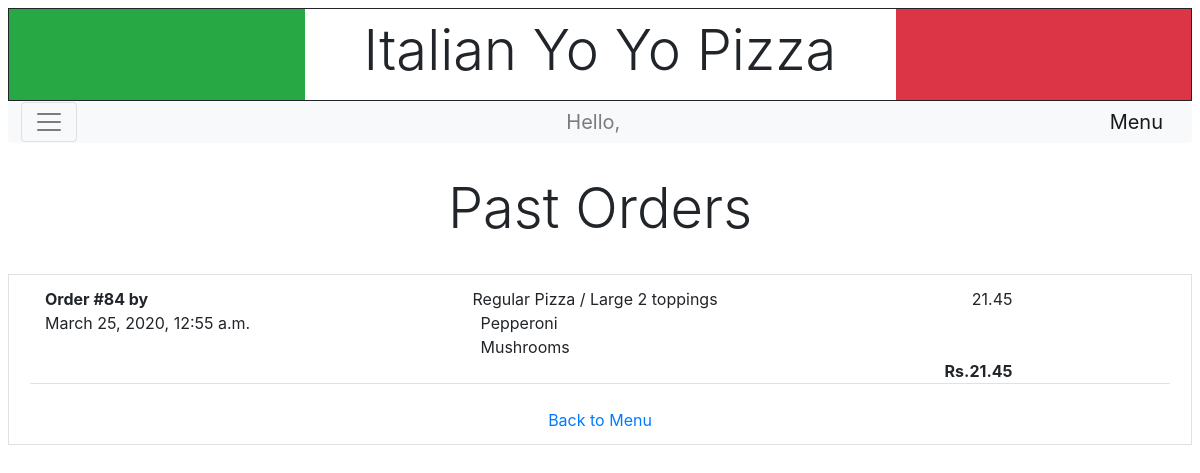
The page /history (signed in) on the database as committed earlier.
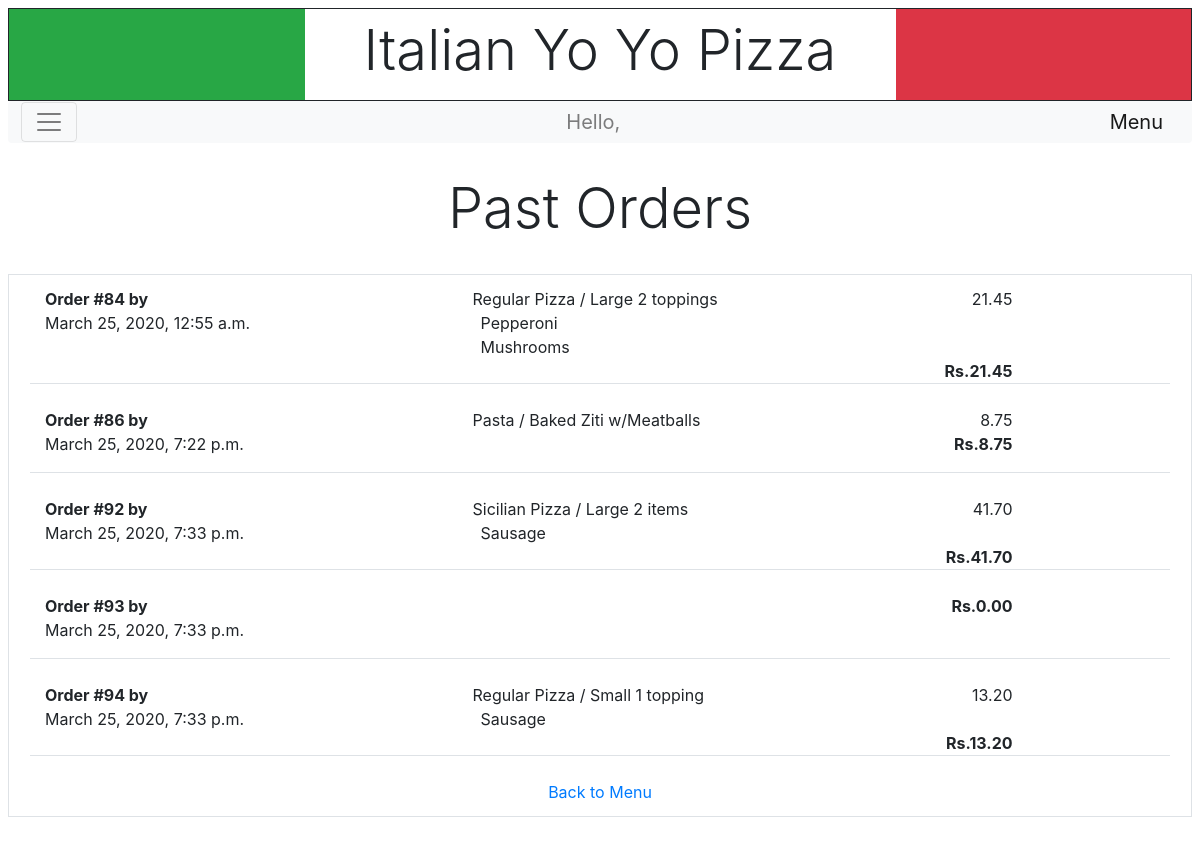
The same page on the database as committed later.
### orders/models.py (models this page shows)
class Order(models.Model):
    customer = models.ForeignKey(
        User,
        null=True,
        on_delete=models.CASCADE,
        related_name='orders'
    )
    timestamp = models.DateTimeField(auto_now=True)
    total = models.DecimalField(max_digits=6, decimal_places=2, default=0)
    in_cart = models.BooleanField(default=True)
    placed = models.BooleanField(default=False)
    completed = models.BooleanField(default=False)
    def __str__(self):
        return f'Order #{self.id} by {self.customer.first_name}'

class OrderItem(models.Model):
    order = models.ForeignKey(
        Order,
        on_delete=models.CASCADE,
        null=True,
        related_name='items'
    )
    category = models.CharField(max_length=20)
    kind = models.CharField(max_length=30)
    price = models.DecimalField(max_digits=5, decimal_places=2)
    size = models.CharField(max_length=5, blank=True)
    toppings = models.ManyToManyField(
        PizzaTopping,
        blank=True,
        related_name='pizza'
    )
    extra = models.BooleanField(default=False)
    extras = models.ManyToManyField(SubExtra, blank=True, related_name='sub')
    def __str__(self):
        if self.extra:
            return f'+ {self.kind}'
        if self.toppings:
            return f'{self.category} / {self.size} {self.kind}'
        else:
            return f'{self.category} / {self.size} {self.kind}'

class PizzaTopping(models.Model):
    name = models.CharField(max_length=20)
    def __str__(self):
        return f'{self.name}'

### orders/views.py (the view)
# urls.py: path('history', views.history_view, name='history'),
@login_required(redirect_field_name='index')
def history_view(request):
    username = request.user
    customer = User.objects.get(username=username)
    orders = Order.objects.filter(completed=True, customer=customer)
    context = {
        'message': None,
        'orders': orders,
        'cartcount': cart_count(username)
    }
    return render(request, 'orders/history.html', context)

### orders/custom.py (called while the page is built)
def cart_count(customer):
    try:
        cart = Order.objects.get(customer=customer, in_cart=True)
    except Order.MultipleObjectsReturned:
        raise Http404("More than one cart found.")
    except Order.DoesNotExist:
        return 0
    else:
        return cart.items.exclude(category='Subs', extra=True).count()

### orders/templates/orders/history.html (shortened to what this page needs)
{% extends "orders/base.html" %}
{% block body %}
<table class="text-center">
  <tr class="topbottomspace">
    <th><h2 class="display-4">Past Orders</h2></th>
  </tr>
</table>
<div class="table responsive">
  <table class="table table-bordered">
    <tbody>
     <tr>
       <td>
          <div class="container">
          {% if not orders %}
            <div class="row justify-content-center">
              Empty.
            </div>
          {% else %}
            <div class="row justify-content-center">
            {% for order in orders %}
              <div class="col-2 col-md-4 col-lg-3 border-bottom mb-4">
                <ul class="list-unstyled">
                  <li><span style="font-weight: bold">{{ order }}</span></li>
                  <li>{{ order.timestamp }}</li>
                </ul>
              </div>
              <div class="col-10 col-sm-10 col-md-8 col-lg-9 border-bottom mb-4">
              {% for item in order.items.all %}
                <div class="row justify-content-center">
                  <div class="col-9 col-md-9 col-lg-6">
                    {{ item }}
                  {% if item.toppings.all|length > 0 %}
                    <ul class="list-unstyled mb-0" style="padding-left: 0.5em">
                    {% for topping in item.toppings.all %}
                      <li>{{ topping }}</li>
                    {% endfor %}
                    </ul>
                  {% endif %}
                  </div>
                  <div class="col-3 col-sm-3 col-md-3 col-lg-2 text-right">
                    {{ item.price }}
                  </div>
                </div>
              {% endfor %}
                <div class="row justify-content-center">
                  <div class="col-9 col-md-9 col-lg-6">
                  </div>
                  <div style="font-weight: bold" class="col-3 col-sm-3 col-md-3 col-lg-2 text-right">
                    Rs.{{ order.total }}
                  </div>
                </div>
              </div>
            {% endfor %}
            </div>
            <div class="row justify-content-center">
              <a href="{% url 'index' %}">Back to Menu</a>
            </div>
          {% endif %}
          </div>
        </td>
      </tr>
    </tbody>
  </table>
</div>
{% endblock %}

### orders/templates/orders/base.html (shortened to what this page needs)
<!DOCTYPE html>
{% load static %}
<html lang="en">
  <head>
    <link rel="stylesheet" href="https://stackpath.bootstrapcdn.com/bootstrap/4.1.3/css/bootstrap.min.css">
    <link rel="stylesheet" href="{% static 'css/styles.css' %}">
  </head>
  <body>
      <div class="row mt-2 mr-2 ml-2"  id="topnav">
        <div style="font:arial"  class="col bg-success" >
        </div>
        <div class="col-6 p-2 justify-content-center bg-white" align="center">
          <h2 class="display-4">Italian Yo Yo Pizza</h2>
        </div>
        <div class="col bg-danger">
        </div>
      </div>
      <div class="row m-0">
        <nav class="navbar w-100 mr-2 ml-2 pb-0 pt-0 navbar-toggler navbar-light bg-light">
	      {% if user.is_authenticated %}
        <button class="navbar-toggler" type="button" data-toggle="collapse" data-target="#navbarNavAltMarkup" aria-controls="navbarNavAltMarkup" aria-expanded="false" aria-label="Toggle navigation">
          <span class="navbar-toggler-icon"></span>
        </button>
        <span class="navbar-text">
          Hello, {{ user.first_name }}
        </span>
	      <a class="navbar-brand" href="{% url 'menu' %}">Menu</a>
        {% endif %}
        </nav>
      </div>
      <div class="row m-2 justify-content-center">
        {% block body %}
        {% endblock %}
      </div>
  </body>
</html>

### orders/static/css/styles.css (style rules this page uses)
#topnav { border: 1px solid; }
tr.topbottomspace > th { padding-top: 1.5em; padding-bottom: 1.5em; }

Rows that differ between the two databases and show on the page:
added Order: id+customer "Order #86 by", timestamp "March 25, 2020, 7:22 p.m.", total "8.75"
added OrderItem: extra+id+category "Pasta / Baked Ziti w/Meatballs", price "8.75", shown under "Order #86 by"
added Order: id+customer "Order #92 by", timestamp "March 25, 2020, 7:33 p.m.", total "41.70"
added OrderItem: extra+id+category "Sicilian Pizza / Large 2 items", price "41.70", shown under "Order #92 by"
now on this page (row unchanged): PizzaTopping: name "Sausage"
added Order: id+customer "Order #93 by", timestamp "March 25, 2020, 7:33 p.m.", total "0.00"
added Order: id+customer "Order #94 by", timestamp "March 25, 2020, 7:33 p.m.", total "13.20"
added OrderItem: extra+id+category "Regular Pizza / Small 1 topping", price "13.20", shown under "Order #94 by"
